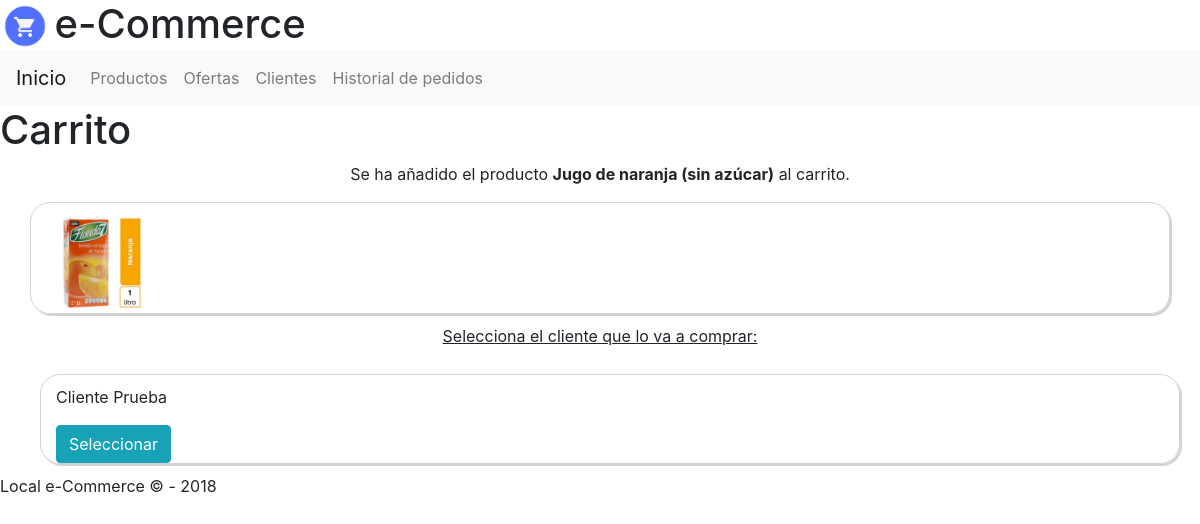
The page /carrito/ref0000003/ on the database as committed earlier.
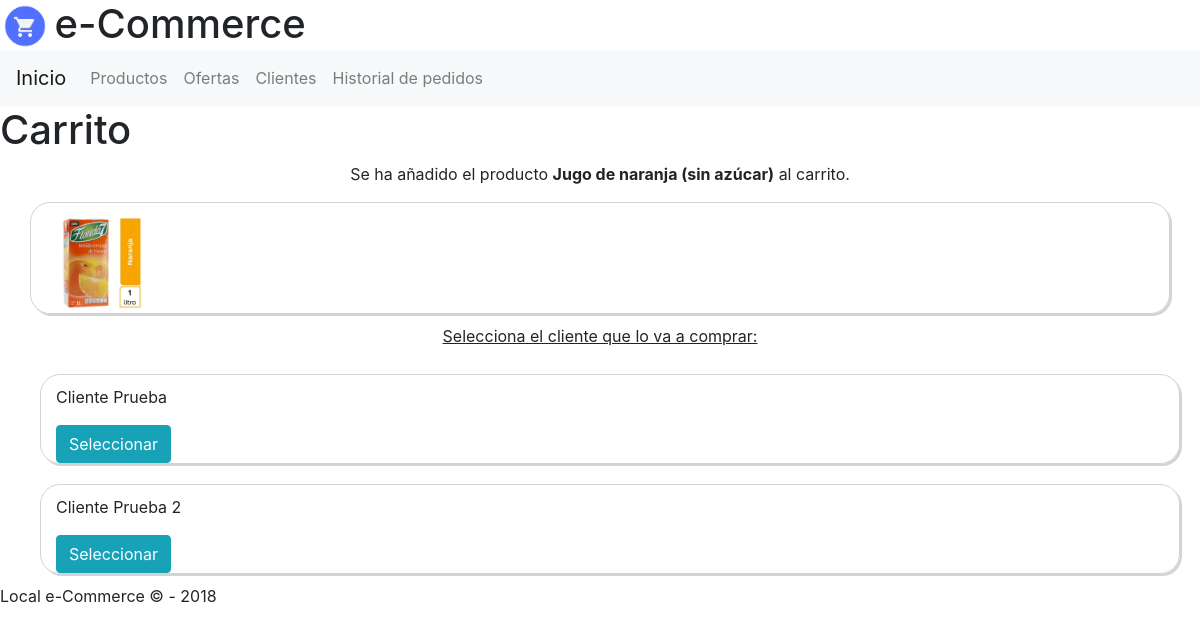
The same page on the database as committed later.
### web/models.py (models this page shows, shortened)
class Product(models.Model):
    reference = models.CharField(max_length=10)
    title = models.CharField(max_length=256)
    quantity = models.IntegerField(blank=True, null=True)
    price = models.IntegerField()
    offer = models.BooleanField()
    stock = models.BooleanField()
    img = models.CharField(max_length=256, blank=True, null=True)

class Client(models.Model):
    dni = models.CharField(max_length=10)
    first_name = models.CharField(max_length=256)
    last_name = models.CharField(max_length=256)
    address = models.CharField(max_length=256)
    premium = models.BooleanField()

### web/views.py (the view)
# urls.py: path('carrito/<str:reference>/', views.cart_product),
def cart_product(request, reference):
    clients = Client.objects.all()
    products = Product.objects.all()
    context = {
        'clients': clients,
        'products': products,
        'reference': reference,
    }
    return render(request, "web/cart_product.html", context)

### web/templates/web/cart_product.html (shortened to what this page needs)
{% extends 'web/html.html' %}
{% load static %}
{% block body %}
<header>{% include 'web/header.html' %}</header>
{% include 'web/navbar.html' %}
<main>
  <h1>Carrito</h1>
  {% for product in products %}
    {% if product.reference == reference %}
      <p class="center-text">Se ha añadido el producto <strong>{{ product.title }}</strong> al carrito.</p>
      <div class="container">
          <div class="row box-border">
            <div class="col-md-6">
              <img src="/static/web/img/{{ product.img }}" class="img-fluid img-product">
            </div>
        </div>
      </div>
    {% endif %}
  {% endfor %}
  <ins><p class="center-text">Selecciona el cliente que lo va a comprar: </p></ins>
  <div class="container">
    {% for client in clients %}
      <div class="row">
        <div class="col-md-12 box-border">
          <div>
            <p>{{ client.first_name }} {{ client.last_name }}<a href="/clientes/{{ cart.client }}">{{ cart.client }}</a></p>
          </div>
          <div>
            <a href="/carrito/{{ reference }}/{{ client.id }}"><button type="button" class="btn btn-info">Seleccionar</button></a>
          </div>
        </div>
      </div>
    {% endfor %}
  </div>
</main>
<footer>{% include 'web/footer.html' %}</footer>
{% endblock %}

Rows that differ between the two databases and show on the page:
added Client: first_name "Cliente", last_name "Prueba 2"
